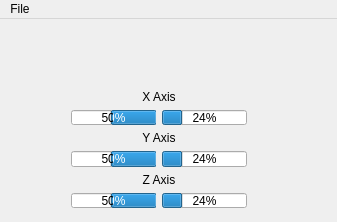
<?xml version="1.0" encoding="UTF-8"?>
<ui version="4.0">
 <class>MainWindow</class>
 <widget class="QMainWindow" name="MainWindow">
  <property name="geometry">
   <rect>
    <x>0</x>
    <y>0</y>
    <width>337</width>
    <height>222</height>
   </rect>
  </property>
  <property name="windowTitle">
   <string>MainWindow</string>
  </property>
  <widget class="QWidget" name="centralWidget">
   <widget class="QWidget" name="gridLayoutWidget">
    <property name="geometry">
     <rect>
      <x>60</x>
      <y>60</y>
      <width>198</width>
      <height>140</height>
     </rect>
    </property>
    <layout class="QGridLayout" name="gridLayout">
     <item row="1" column="1">
      <widget class="QProgressBar" name="x_r">
       <property name="value">
        <number>24</number>
       </property>
      </widget>
     </item>
     <item row="3" column="1">
      <widget class="QProgressBar" name="y_r">
       <property name="value">
        <number>24</number>
       </property>
      </widget>
     </item>
     <item row="5" column="0">
      <widget class="QProgressBar" name="z_l">
       <property name="layoutDirection">
        <enum>Qt::RightToLeft</enum>
       </property>
       <property name="minimum">
        <number>-100</number>
       </property>
       <property name="maximum">
        <number>-1</number>
       </property>
       <property name="value">
        <number>-50</number>
       </property>
       <property name="alignment">
        <set>Qt::AlignRight|Qt::AlignTrailing|Qt::AlignVCenter</set>
       </property>
      </widget>
     </item>
     <item row="5" column="1">
      <widget class="QProgressBar" name="z_r">
       <property name="value">
        <number>24</number>
       </property>
      </widget>
     </item>
     <item row="1" column="0">
      <widget class="QProgressBar" name="x_l">
       <property name="layoutDirection">
        <enum>Qt::RightToLeft</enum>
       </property>
       <property name="minimum">
        <number>-100</number>
       </property>
       <property name="maximum">
        <number>-1</number>
       </property>
       <property name="value">
        <number>-50</number>
       </property>
      </widget>
     </item>
     <item row="0" column="0" colspan="2">
      <widget class="QLabel" name="label">
       <property name="text">
        <string>X Axis</string>
       </property>
       <property name="alignment">
        <set>Qt::AlignCenter</set>
       </property>
      </widget>
     </item>
     <item row="2" column="0" colspan="2">
      <widget class="QLabel" name="label_2">
       <property name="text">
        <string>Y Axis</string>
       </property>
       <property name="alignment">
        <set>Qt::AlignCenter</set>
       </property>
      </widget>
     </item>
     <item row="3" column="0">
      <widget class="QProgressBar" name="y_l">
       <property name="layoutDirection">
        <enum>Qt::RightToLeft</enum>
       </property>
       <property name="minimum">
        <number>-100</number>
       </property>
       <property name="maximum">
        <number>-1</number>
       </property>
       <property name="value">
        <number>-50</number>
       </property>
      </widget>
     </item>
     <item row="4" column="0" colspan="2">
      <widget class="QLabel" name="label_3">
       <property name="text">
        <string>Z Axis</string>
       </property>
       <property name="alignment">
        <set>Qt::AlignCenter</set>
       </property>
      </widget>
     </item>
    </layout>
   </widget>
  </widget>
  <widget class="QMenuBar" name="menuBar">
   <property name="geometry">
    <rect>
     <x>0</x>
     <y>0</y>
     <width>337</width>
     <height>19</height>
    </rect>
   </property>
   <widget class="QMenu" name="menuFile">
    <property name="title">
     <string>File</string>
    </property>
    <addaction name="actionQuit"/>
   </widget>
   <addaction name="menuFile"/>
  </widget>
  <action name="actionQuit">
   <property name="text">
    <string>Quit</string>
   </property>
  </action>
 </widget>
 <layoutdefault spacing="6" margin="11"/>
 <resources/>
 <connections>
  <connection>
   <sender>actionQuit</sender>
   <signal>triggered()</signal>
   <receiver>MainWindow</receiver>
   <slot>close()</slot>
   <hints>
    <hint type="sourcelabel">
     <x>-1</x>
     <y>-1</y>
    </hint>
    <hint type="destinationlabel">
     <x>168</x>
     <y>110</y>
    </hint>
   </hints>
  </connection>
 </connections>
</ui>
